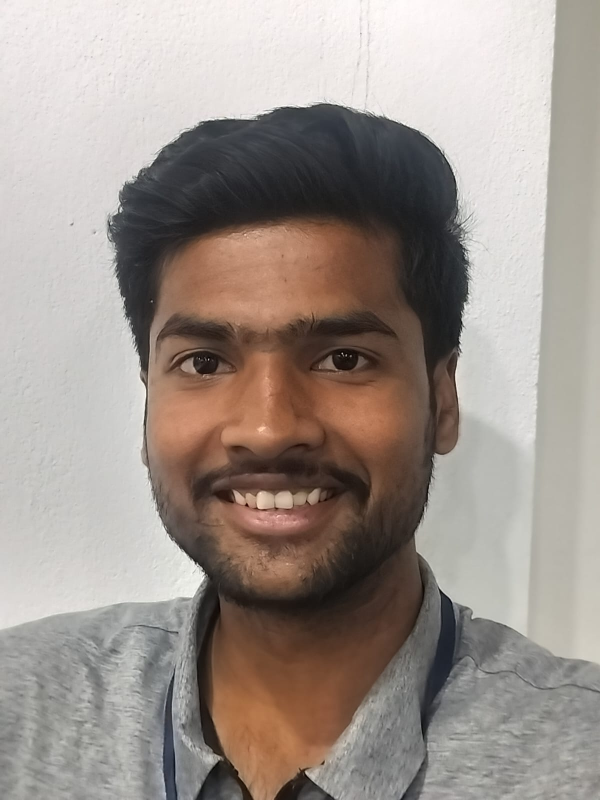
#> input picture backend/dataset/criminals/Kshitij/WhatsApp Image 2026-04-10 at 9.19.23 PM.jpeg, 1200 x 1600 px (shown at 1/2 size); its folder holds only this picture in this run
$ python -i face_recognition_service.py   (imports and definitions only)
#> lines starting #> are read from the running program, lines starting #| are printed output that depends on the picture
"""
Face Recognition Service for Criminal/Terrorist Detection
Extends intrusion detection with identity-aware threat detection
Uses OpenCV with improved LBP histogram matching
"""
import cv2
import numpy as np
from pathlib import Path
from typing import List, Tuple, Optional, Dict
import os

# Global storage for criminal dataset
criminal_face_data = []  # List of (name, face_descriptor)
dataset_loaded = False

# Configuration
DATASET_PATH = Path(__file__).parent.parent / "dataset" / "criminals"
FACE_MATCH_THRESHOLD = 0.80  # Very strict - only very high confidence matches

# Load OpenCV face detector
face_cascade = cv2.CascadeClassifier(cv2.data.haarcascades + 'haarcascade_frontalface_default.xml')

def extract_face_features(image: np.ndarray) -> Optional[np.ndarray]:
    """
    Extract face features using LBP histogram

    Args:
        image: Face image (BGR format)

    Returns:
        Feature vector or None
    """
    try:
        # Convert to grayscale
        gray = cv2.cvtColor(image, cv2.COLOR_BGR2GRAY)

        # Resize to standard size
        resized = cv2.resize(gray, (128, 128))

        # Apply histogram equalization for better contrast
        equalized = cv2.equalizeHist(resized)

        # Calculate LBP
        lbp = np.zeros_like(equalized)
        for i in range(1, equalized.shape[0] - 1):
            for j in range(1, equalized.shape[1] - 1):
                center = equalized[i, j]
                code = 0
                code |= (equalized[i-1, j-1] >= center) << 7
                code |= (equalized[i-1, j] >= center) << 6
                code |= (equalized[i-1, j+1] >= center) << 5
                code |= (equalized[i, j+1] >= center) << 4
                code |= (equalized[i+1, j+1] >= center) << 3
                code |= (equalized[i+1, j] >= center) << 2
                code |= (equalized[i+1, j-1] >= center) << 1
                code |= (equalized[i, j-1] >= center) << 0
                lbp[i, j] = code

        # Calculate histogram
        hist, _ = np.histogram(lbp.ravel(), bins=256, range=(0, 256))

        # Normalize
        hist = hist.astype(np.float32)
        hist = hist / (hist.sum() + 1e-7)

        return hist

    except Exception as e:
        print(f"⚠️ Error extracting features: {e}")
        return None


def load_criminal_dataset() -> bool:
    """
    Load criminal face data from dataset folder

    Dataset structure:
    dataset/criminals/
        ├── person1_name/
        │   ├── image1.jpg
        │   ├── image2.jpg
        ├── person2_name/
        │   ├── image1.jpg

    Returns:
        bool: True if dataset loaded successfully
    """
    global criminal_face_data, dataset_loaded

    criminal_face_data = []

    if not DATASET_PATH.exists():
        print(f"⚠️ Criminal dataset path not found: {DATASET_PATH}")
        print(f"   Creating directory. Add criminal images to enable face recognition.")
        DATASET_PATH.mkdir(parents=True, exist_ok=True)
        dataset_loaded = False
        return False

    person_folders = [f for f in DATASET_PATH.iterdir() if f.is_dir()]

    if not person_folders:
        print(f"⚠️ No criminal profiles found in {DATASET_PATH}")
        print(f"   Add subfolders with person names containing their images.")
        dataset_loaded = False
        return False

    print(f"🔍 Loading criminal dataset from {DATASET_PATH}")

    total_images = 0
    total_faces = 0

    for person_folder in person_folders:
        person_name = person_folder.name
        image_files = list(person_folder.glob("*.jpg")) + \
                     list(person_folder.glob("*.jpeg")) + \
                     list(person_folder.glob("*.png"))

        if not image_files:
            print(f"   ⚠️ No images found for {person_name}")
            continue

        person_features = []

        for image_path in image_files:
            total_images += 1
            try:
                # Load image
                image = cv2.imread(str(image_path))
#> image is the input picture: shape (1600, 1200, 3); mean B, G, R 140.7, 147.5, 157.8
                if image is None:
                    print(f"   ⚠️ Could not load {image_path.name}")
                    continue

                # Detect faces
                gray = cv2.cvtColor(image, cv2.COLOR_BGR2GRAY)
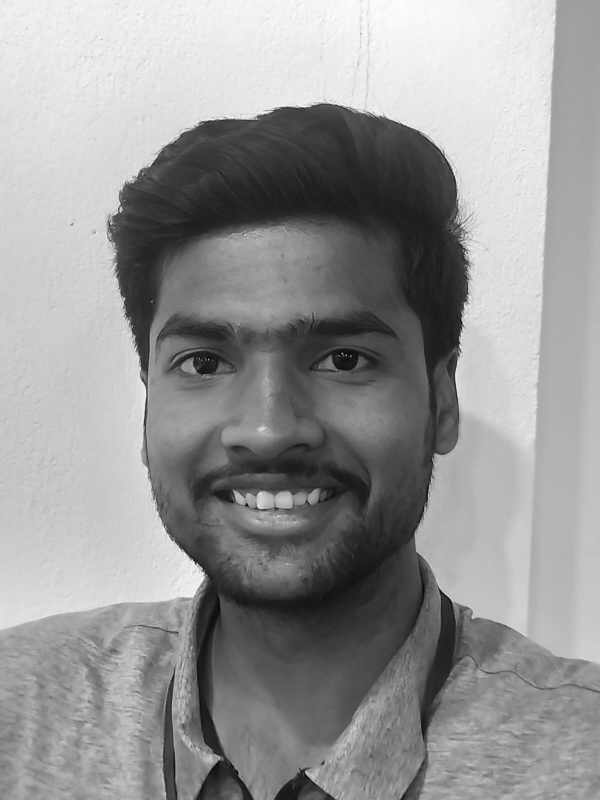
#> gray: shape (1600, 1200) (shown at 1/2 size); min 0, max 255, mean 149.8
                faces = face_cascade.detectMultiScale(gray, 1.3, 5)
#> faces = [[181, 423, 736, 736]]

                if len(faces) == 0:
                    print(f"   ⚠️ No face found in {image_path.name}")
                    continue

                # Use first face
                x, y, w, h = faces[0]
#> x = 181; y = 423; w = 736; h = 736
                face_roi = image[y:y+h, x:x+w]
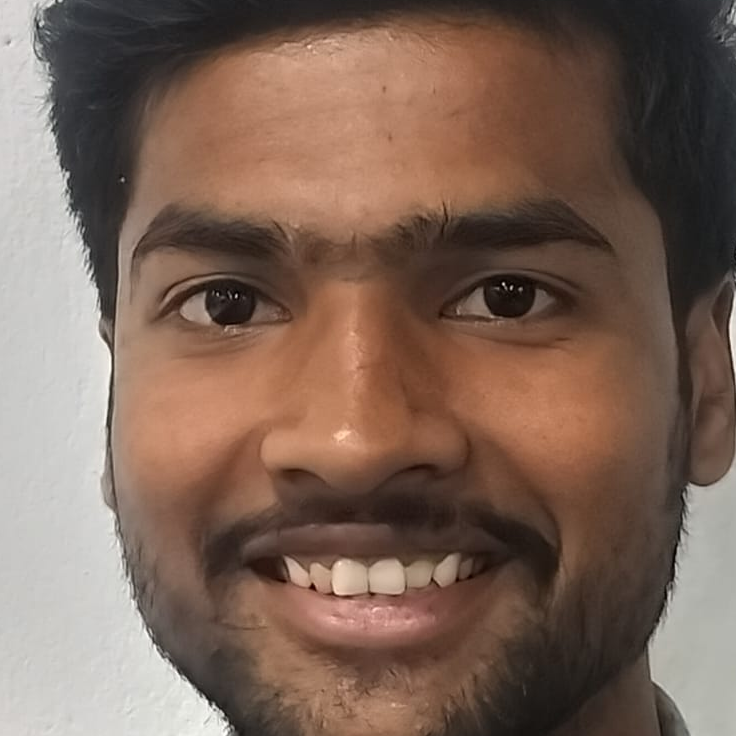
#> face_roi: shape (736, 736, 3); mean B, G, R 88, 100.9, 124.8

                # Extract features
                features = extract_face_features(face_roi)
#> in extract_face_features, `gray = cv2.cvtColor(image, cv2.COLOR_BGR2GRAY)`:
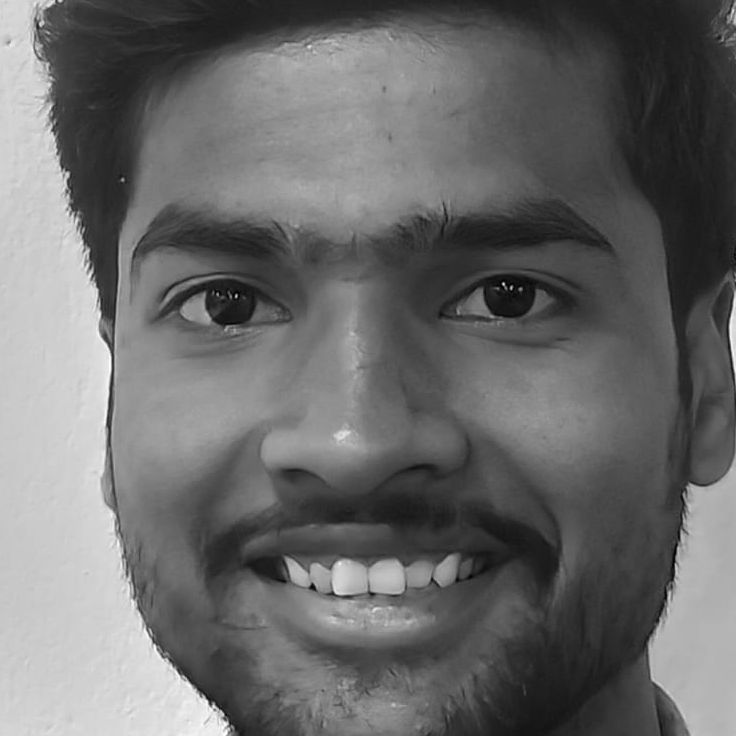
#> gray: shape (736, 736); min 1, max 255, mean 106.6
#> in extract_face_features, `equalized = cv2.equalizeHist(resized)`:
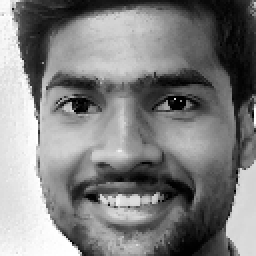
#> equalized: shape (128, 128) (shown 2 times larger); min 0, max 255, mean 128.3
#> after the loop in extract_face_features, `for i in range(1, equalized.shape[0] - 1):`:
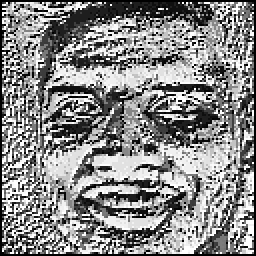
#> lbp: shape (128, 128) (shown 2 times larger); min 0, max 255, mean 135.9
#> in extract_face_features, `hist, _ = np.histogram(lbp.ravel(), bins=256, range=(0, 256))`: hist = 256 values, max 1169 at index 255, min 1 at index 37, mean 64
#> in extract_face_features, `hist = hist / (hist.sum() + 1e-7)`: hist = 256 values, max 0.0714 at index 255, min 6.1e-05 at index 37, mean 0.00391
#> features has the same summary as hist in extract_face_features
                if features is not None:
                    person_features.append(features)
                    total_faces += 1

            except Exception as e:
                print(f"   ❌ Error processing {image_path.name}: {e}")

        if person_features:
            # Store all features for this person
            for features in person_features:
                criminal_face_data.append((person_name, features))
#> this loop made 1 pass
#> after the loop, criminal_face_data = 1 item

            print(f"   ✅ Loaded {len(person_features)} face(s) for '{person_name}'")
#|    ✅ Loaded 1 face(s) for 'Kshitij'
#> pass 2 of the loop in load_criminal_dataset, `for person_folder in person_folders:`:
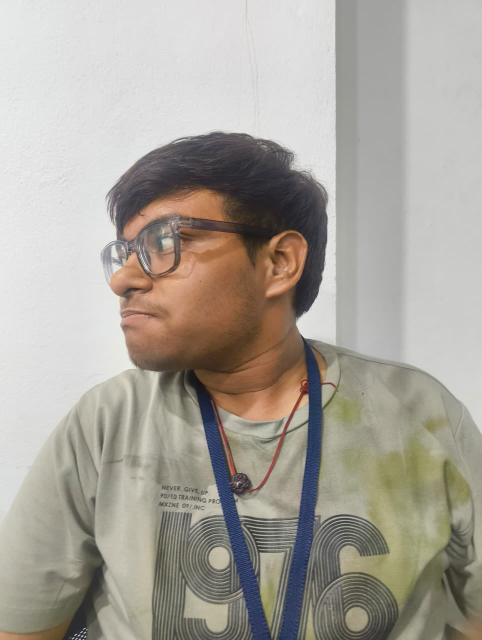
#> input picture backend/dataset/criminals/PRIYANSHU/photo_1.jpeg, 963 x 1280 px (shown at 1/2 size)
#> in load_criminal_dataset, image is the input picture: shape (1280, 963, 3); mean B, G, R 154.4, 163.2, 168.3
#> in load_criminal_dataset, `gray = cv2.cvtColor(image, cv2.COLOR_BGR2GRAY)`:
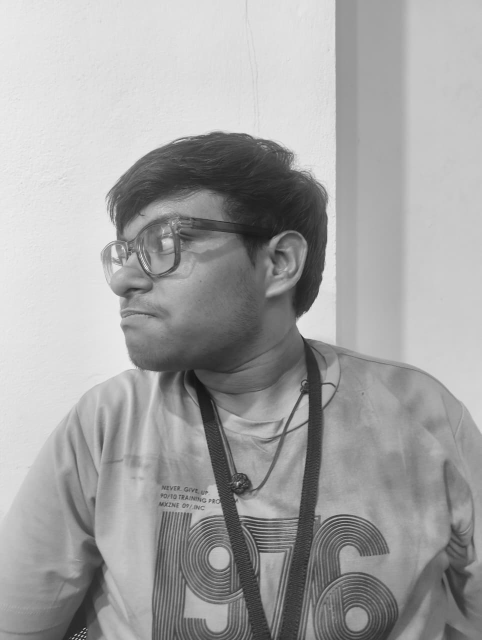
#> gray: shape (1280, 963) (shown at 1/2 size); min 13, max 255, mean 163.8
#> faces = ()

    dataset_loaded = len(criminal_face_data) > 0
#> dataset_loaded = True

    if dataset_loaded:
        unique_persons = len(set([name for name, _ in criminal_face_data]))
#> unique_persons = 1
        print(f"✅ Criminal dataset loaded: {unique_persons} persons, {total_faces} faces from {total_images} images")
#| ✅ Criminal dataset loaded: 1 persons, 1 faces from 2 images
    else:
        print(f"❌ Failed to load criminal dataset")

    return dataset_loaded


# [144 lines left out: functions get_face_encoding, match_face, not called in this run]


def is_dataset_loaded() -> bool:
    """Check if criminal dataset is loaded"""
    return dataset_loaded


# [15 lines left out: functions get_dataset_info, reload_dataset, not called in this run]

>>> result = load_criminal_dataset()
#> result = True
